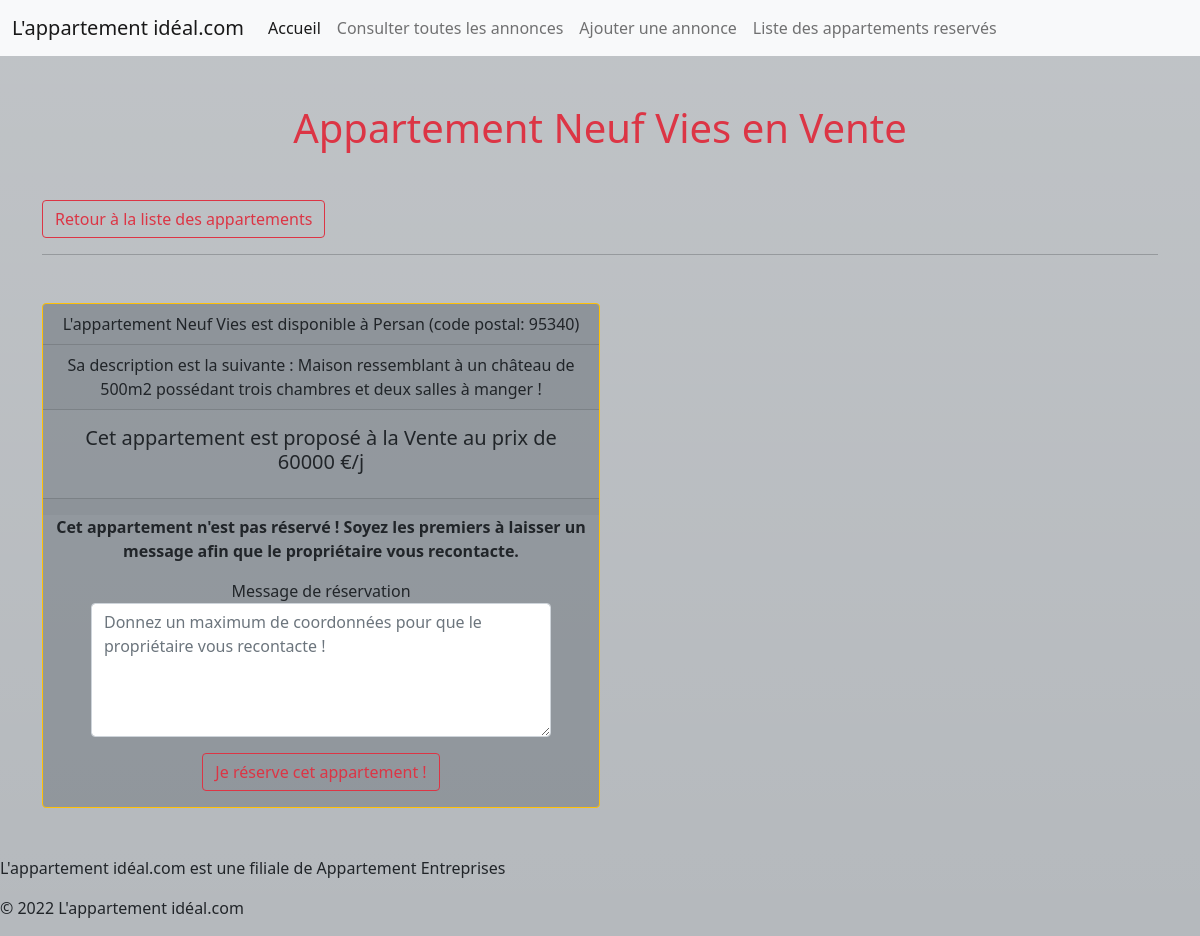
Page /annonceAppart.php?id=16 on the committed database.
### tables this page shows
CREATE TABLE `advert` (
  `id` int(3) NOT NULL,
  `title` varchar(255) NOT NULL,
  `description` text NOT NULL,
  `postal_code` int(5) NOT NULL,
  `city` varchar(70) NOT NULL,
  `type` enum('Location','Achat','Vente') NOT NULL,
  `price` int(11) NOT NULL,
  `reservation_message` text NOT NULL
);

### annonceAppart.php (the view, shortened to what this page needs)
<?php require_once('inc/header.inc.php');
require_once('inc/init.php');
$afficheInfos = $pdo->query("SELECT * FROM advert WHERE id = $_GET[id] ");
$information = $afficheInfos->fetch(PDO::FETCH_ASSOC);
?>
<h1 class="text-center text-danger my-5">Appartement <?= $information['title'] ?> en <?= $information['type'] ?></h1>
<a href="listAppart.php"><button class="btn btn-outline-danger">Retour à la liste des appartements</button></a>
<hr>
<div class="card col-md-6 my-5 border border-warning text-center bg-secondary bg-opacity-50">
    <div class="card-header">
        L'appartement <?= $information['title'] ?> est disponible à <?= $information['city'] ?> (code postal: <?= $information['postal_code'] ?>)
    </div>
    <div class="card-header">
        Sa description est la suivante : <?= $information['description'] ?>
    </div>
    <div class="card-body">
        <h5 class="card-title">Cet appartement est proposé à la <?= $information['type'] ?> au prix de
            <?php if ($information['type'] == 'vente' || $information['type'] == 'achat') {
                echo $information['price'] . " €";
            } else {
                echo $information['price'] . " €/j";
            }
            ?>
        </h5>
    </div>
    <div class="card-footer text-muted">
    </div>
    <?php if (empty($information['reservation_message'])) { ?>
        <p>
            <strong>
                Cet appartement n'est pas réservé ! Soyez les premiers à laisser un message afin que le propriétaire vous recontacte.
            </strong>
        <form class="mx-5" action="" method="post">
            <div class="form-group">
                <label for="reservation_message">Message de réservation</label>
                <textarea name="reservation_message" id="reservation_message" rows="5" class="form-control" placeholder="Donnez un maximum de coordonnées pour que le propriétaire vous recontacte !"></textarea>
            </div>
            <button class="btn btn-outline-danger mt-3">Je réserve cet appartement !</button>
        </form>
        </p>
    <?php } ?>
</div>
<?php require_once('inc/footer.inc.php');

### rows in the picture
advert: title "Neuf Vies", type "Vente", city "Persan", postal_code "95340", description "Maison ressemblant à un château de 500m2 possédant trois chambres et deux salles à manger !", price "60000"
